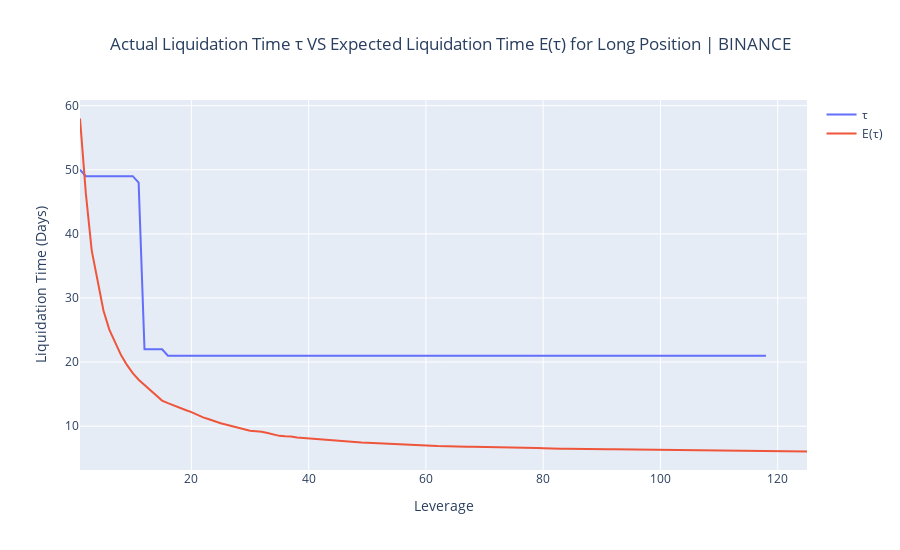
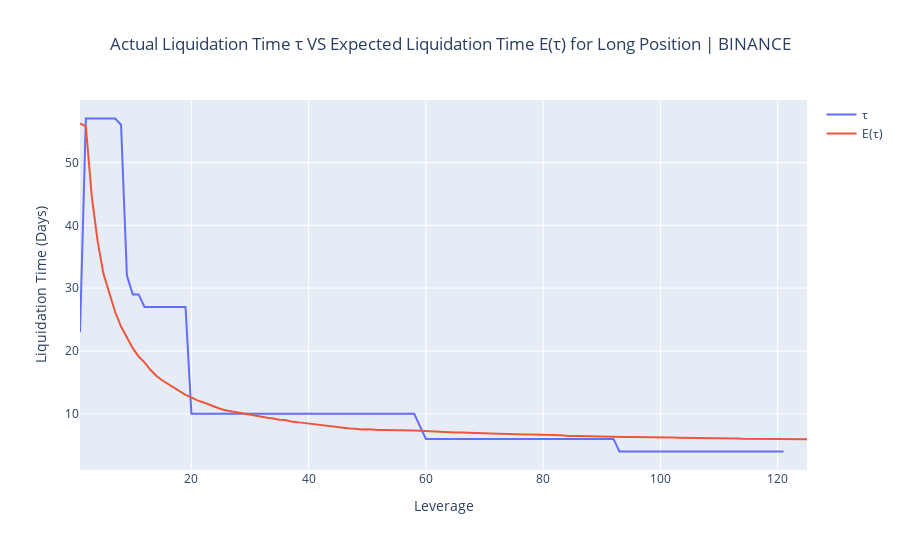
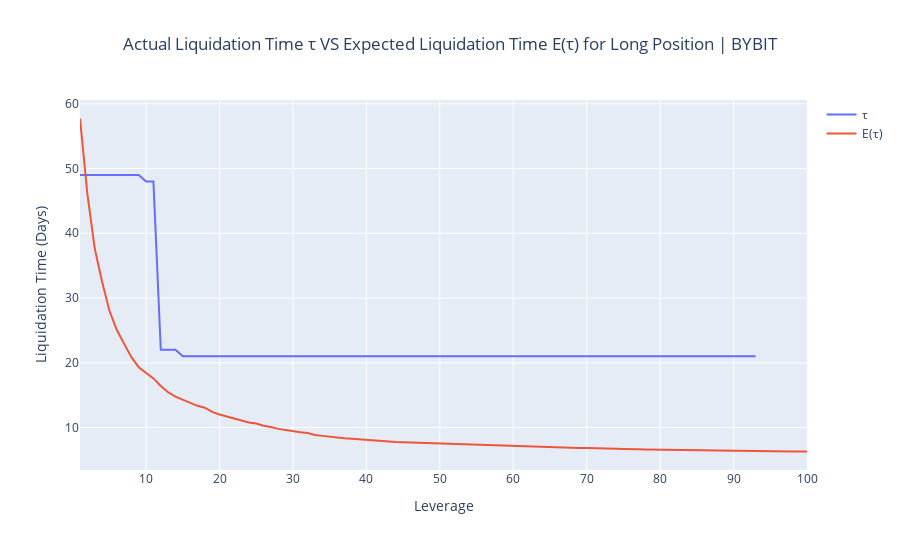

Here is the notebook cell these charts were saved with, in order:
### Code cell
for Ex, maxL in [('BINANCE', 125), ('BYBIT', 100), ('DERIBIT', 50), ('OKEX', 125)]:

    Index_test = IndexPrice.loc[IndexPrice.index >= T0]
    Funding_test = Funding[Ex].loc[Funding.index >= T0]

    short_liq_time = []
    long_liq_time = []

    for Lev in range(1,maxL+1):
        
        for i in range(num_steps):
            S1 = LiquidationPrice(Index_test.to_numpy(), Funding_test.to_numpy()/100, Lev, 'long',Ex, i)
            
            if Index_test.iloc[i] < S1:
                long_liq_time.append(i+1)
                break

        for i in range(num_steps):
            S2 = LiquidationPrice(Index_test.to_numpy(), Funding_test.to_numpy()/100, Lev, 'short',Ex, i)
            
            if Index_test.iloc[i] > S2:
                short_liq_time.append(i+1)
                break
    
    if len(long_liq_time)==0:
        long_liq_time = [num_steps]*maxL

    if len(short_liq_time)==0:
        short_liq_time = [num_steps]*maxL

    fig = go.Figure()

    fig.add_trace(go.Scatter(x=list(range(1,maxL+1)), y=long_liq_time, mode='lines', name='\u03C4',showlegend=True))
    fig.add_trace(go.Scatter(x=list(range(1,maxL+1)), y=ExpLDict[Ex], mode='lines', name='E(\u03C4)',showlegend=True))

    fig.update_layout(
        title=f'Actual Liquidation Time \u03C4 VS Expected Liquidation Time E(\u03C4) for Long Position | {Ex}',
        xaxis_title='Leverage',
        yaxis_title='Liquidation Time (Days)',
        height=550,
        title_x=0.5
    )
    
    fig.show()

    fig = go.Figure()
    
    fig.add_trace(go.Scatter(x=list(range(1,maxL+1)), y=short_liq_time, mode='lines', name='\u03C4',showlegend=True))
    fig.add_trace(go.Scatter(x=list(range(1,maxL+1)), y=ExpSDict[Ex], mode='lines', name='E(\u03C4)',showlegend=True))

    fig.update_layout(
        title=f'Actual Liquidation Time \u03C4 VS Expected Liquidation Time E(\u03C4) for Long Position | {Ex}',
        xaxis_title='Leverage',
        yaxis_title='Liquidation Time (Days)',
        height=550,
        title_x=0.5
    )
    
    fig.show()

### Figure 1 — Plotly figure (JSON) as saved in the notebook; plotly's stock layout.template omitted (floating-point values rounded to 4 significant figures)
{"data": [{"mode": "lines", "name": "τ", "showlegend": true, "type": "scatter", "x": [1, 2, 3, 4, 5, 6, 7, 8, 9, 10, 11, 12, 13, 14, 15, 16, 17, 18, 19, 20, 21, 22, 23, 24, 25, 26, 27, 28, 29, 30, 31, 32, 33, 34, 35, 36, 37, 38, 39, 40, 41, 42, 43, 44, 45, 46, 47, 48, 49, 50, 51, 52, 53, 54, 55, 56, 57, 58, 59, 60, 61, 62, 63, 64, 65, 66, 67, 68, 69, 70, 71, 72, 73, 74, 75, 76, 77, 78, 79, 80, 81, 82, 83, 84, 85, 86, 87, 88, 89, 90, 91, 92, 93, 94, 95, 96, 97, 98, 99, 100, 101, 102, 103, 104, 105, 106, 107, 108, 109, 110, 111, 112, 113, 114, 115, 116, 117, 118, 119, 120, 121, 122, 123, 124, 125], "y": [50, 49, 49, 49, 49, 49, 49, 49, 49, 49, 48, 22, 22, 22, 22, 21, 21, 21, 21, 21, 21, 21, 21, 21, 21, 21, 21, 21, 21, 21, 21, 21, 21, 21, 21, 21, 21, 21, 21, 21, 21, 21, 21, 21, 21, 21, 21, 21, 21, 21, 21, 21, 21, 21, 21, 21, 21, 21, 21, 21, 21, 21, 21, 21, 21, 21, 21, 21, 21, 21, 21, 21, 21, 21, 21, 21, 21, 21, 21, 21, 21, 21, 21, 21, 21, 21, 21, 21, 21, 21, 21, 21, 21, 21, 21, 21, 21, 21, 21, 21, 21, 21, 21, 21, 21, 21, 21, 21, 21, 21, 21, 21, 21, 21, 21, 21, 21, 21]}, {"mode": "lines", "name": "E(τ)", "showlegend": true, "type": "scatter", "x": [1, 2, 3, 4, 5, 6, 7, 8, 9, 10, 11, 12, 13, 14, 15, 16, 17, 18, 19, 20, 21, 22, 23, 24, 25, 26, 27, 28, 29, 30, 31, 32, 33, 34, 35, 36, 37, 38, 39, 40, 41, 42, 43, 44, 45, 46, 47, 48, 49, 50, 51, 52, 53, 54, 55, 56, 57, 58, 59, 60, 61, 62, 63, 64, 65, 66, 67, 68, 69, 70, 71, 72, 73, 74, 75, 76, 77, 78, 79, 80, 81, 82, 83, 84, 85, 86, 87, 88, 89, 90, 91, 92, 93, 94, 95, 96, 97, 98, 99, 100, 101, 102, 103, 104, 105, 106, 107, 108, 109, 110, 111, 112, 113, 114, 115, 116, 117, 118, 119, 120, 121, 122, 123, 124, 125], "y": [58, 46.28, 37.39, 32.41, 28.05, 25.08, 23.13, 21.09, 19.56, 18.28, 17.26, 16.46, 15.57, 14.71, 13.99, 13.6, 13.28, 12.86, 12.52, 12.2, 11.72, 11.37, 11.09, 10.72, 10.47, 10.24, 10.01, 9.823, 9.481, 9.302, 9.223, 9.143, 8.935, 8.711, 8.491, 8.435, 8.403, 8.251, 8.178, 8.102, 8.015, 7.913, 7.81, 7.729, 7.668, 7.627, 7.599, 7.52, 7.447, 7.407, 7.374, 7.3, 7.251, 7.234, 7.207, 7.171, 7.132, 7.067, 7.027, 7.012, 6.938, 6.892, 6.895, 6.882, 6.877, 6.83, 6.796, 6.786, 6.776, 6.779, 6.773, 6.736, 6.735, 6.762, 6.689, 6.679, 6.639, 6.63, 6.612, 6.569, 6.513, 6.502, 6.491, 6.468, 6.443, 6.399, 6.409, 6.402, 6.39, 6.395, 6.392, 6.385, 6.376, 6.366, 6.362, 6.354, 6.345, 6.335, 6.314, 6.31, 6.309, 6.307, 6.303, 6.296, 6.285, 6.246, 6.245, 6.235, 6.21, 6.205, 6.133, 6.119, 6.117, 6.114, 6.103, 6.097, 6.093, 6.089, 6.083, 6.079, 6.077, 6.065, 6.061, 6.06, 6.051]}], "layout": {"height": 550, "title": {"text": "Actual Liquidation Time τ VS Expected Liquidation Time E(τ) for Long Position | BINANCE", "x": 0.5}, "xaxis": {"title": {"text": "Leverage"}}, "yaxis": {"title": {"text": "Liquidation Time (Days)"}}}}

### Figure 2 — Plotly figure (JSON) as saved in the notebook; plotly's stock layout.template omitted (floating-point values rounded to 4 significant figures)
{"data": [{"mode": "lines", "name": "τ", "showlegend": true, "type": "scatter", "x": [1, 2, 3, 4, 5, 6, 7, 8, 9, 10, 11, 12, 13, 14, 15, 16, 17, 18, 19, 20, 21, 22, 23, 24, 25, 26, 27, 28, 29, 30, 31, 32, 33, 34, 35, 36, 37, 38, 39, 40, 41, 42, 43, 44, 45, 46, 47, 48, 49, 50, 51, 52, 53, 54, 55, 56, 57, 58, 59, 60, 61, 62, 63, 64, 65, 66, 67, 68, 69, 70, 71, 72, 73, 74, 75, 76, 77, 78, 79, 80, 81, 82, 83, 84, 85, 86, 87, 88, 89, 90, 91, 92, 93, 94, 95, 96, 97, 98, 99, 100, 101, 102, 103, 104, 105, 106, 107, 108, 109, 110, 111, 112, 113, 114, 115, 116, 117, 118, 119, 120, 121, 122, 123, 124, 125], "y": [23, 57, 57, 57, 57, 57, 57, 56, 32, 29, 29, 27, 27, 27, 27, 27, 27, 27, 27, 10, 10, 10, 10, 10, 10, 10, 10, 10, 10, 10, 10, 10, 10, 10, 10, 10, 10, 10, 10, 10, 10, 10, 10, 10, 10, 10, 10, 10, 10, 10, 10, 10, 10, 10, 10, 10, 10, 10, 8, 6, 6, 6, 6, 6, 6, 6, 6, 6, 6, 6, 6, 6, 6, 6, 6, 6, 6, 6, 6, 6, 6, 6, 6, 6, 6, 6, 6, 6, 6, 6, 6, 6, 4, 4, 4, 4, 4, 4, 4, 4, 4, 4, 4, 4, 4, 4, 4, 4, 4, 4, 4, 4, 4, 4, 4, 4, 4, 4, 4, 4, 4]}, {"mode": "lines", "name": "E(τ)", "showlegend": true, "type": "scatter", "x": [1, 2, 3, 4, 5, 6, 7, 8, 9, 10, 11, 12, 13, 14, 15, 16, 17, 18, 19, 20, 21, 22, 23, 24, 25, 26, 27, 28, 29, 30, 31, 32, 33, 34, 35, 36, 37, 38, 39, 40, 41, 42, 43, 44, 45, 46, 47, 48, 49, 50, 51, 52, 53, 54, 55, 56, 57, 58, 59, 60, 61, 62, 63, 64, 65, 66, 67, 68, 69, 70, 71, 72, 73, 74, 75, 76, 77, 78, 79, 80, 81, 82, 83, 84, 85, 86, 87, 88, 89, 90, 91, 92, 93, 94, 95, 96, 97, 98, 99, 100, 101, 102, 103, 104, 105, 106, 107, 108, 109, 110, 111, 112, 113, 114, 115, 116, 117, 118, 119, 120, 121, 122, 123, 124, 125], "y": [56.21, 55.76, 44.65, 37.51, 32.28, 29.32, 26.2, 23.88, 22.04, 20.45, 19.11, 18.19, 17.01, 16.04, 15.34, 14.77, 14.09, 13.51, 13.01, 12.61, 12.13, 11.84, 11.45, 11.08, 10.77, 10.53, 10.36, 10.15, 9.949, 9.83, 9.679, 9.532, 9.39, 9.266, 9.062, 9.011, 8.763, 8.674, 8.556, 8.483, 8.363, 8.253, 8.139, 8.019, 7.845, 7.755, 7.672, 7.628, 7.494, 7.526, 7.445, 7.438, 7.435, 7.392, 7.373, 7.345, 7.316, 7.327, 7.321, 7.256, 7.205, 7.179, 7.122, 7.065, 7.029, 7.017, 7.003, 7.031, 6.969, 6.906, 6.87, 6.823, 6.797, 6.782, 6.776, 6.723, 6.708, 6.698, 6.694, 6.677, 6.659, 6.598, 6.577, 6.511, 6.503, 6.476, 6.468, 6.432, 6.427, 6.415, 6.4, 6.397, 6.339, 6.317, 6.292, 6.296, 6.281, 6.275, 6.262, 6.252, 6.242, 6.215, 6.199, 6.195, 6.177, 6.168, 6.162, 6.146, 6.117, 6.113, 6.07, 6.064, 6.051, 6.02, 6.014, 6.009, 6.003, 6.001, 5.999, 5.994, 5.988, 5.982, 5.978, 5.954, 5.952]}], "layout": {"height": 550, "title": {"text": "Actual Liquidation Time τ VS Expected Liquidation Time E(τ) for Long Position | BINANCE", "x": 0.5}, "xaxis": {"title": {"text": "Leverage"}}, "yaxis": {"title": {"text": "Liquidation Time (Days)"}}}}

### Figure 3 — Plotly figure (JSON) as saved in the notebook; plotly's stock layout.template omitted (floating-point values rounded to 4 significant figures)
{"data": [{"mode": "lines", "name": "τ", "showlegend": true, "type": "scatter", "x": [1, 2, 3, 4, 5, 6, 7, 8, 9, 10, 11, 12, 13, 14, 15, 16, 17, 18, 19, 20, 21, 22, 23, 24, 25, 26, 27, 28, 29, 30, 31, 32, 33, 34, 35, 36, 37, 38, 39, 40, 41, 42, 43, 44, 45, 46, 47, 48, 49, 50, 51, 52, 53, 54, 55, 56, 57, 58, 59, 60, 61, 62, 63, 64, 65, 66, 67, 68, 69, 70, 71, 72, 73, 74, 75, 76, 77, 78, 79, 80, 81, 82, 83, 84, 85, 86, 87, 88, 89, 90, 91, 92, 93, 94, 95, 96, 97, 98, 99, 100], "y": [49, 49, 49, 49, 49, 49, 49, 49, 49, 48, 48, 22, 22, 22, 21, 21, 21, 21, 21, 21, 21, 21, 21, 21, 21, 21, 21, 21, 21, 21, 21, 21, 21, 21, 21, 21, 21, 21, 21, 21, 21, 21, 21, 21, 21, 21, 21, 21, 21, 21, 21, 21, 21, 21, 21, 21, 21, 21, 21, 21, 21, 21, 21, 21, 21, 21, 21, 21, 21, 21, 21, 21, 21, 21, 21, 21, 21, 21, 21, 21, 21, 21, 21, 21, 21, 21, 21, 21, 21, 21, 21, 21, 21]}, {"mode": "lines", "name": "E(τ)", "showlegend": true, "type": "scatter", "x": [1, 2, 3, 4, 5, 6, 7, 8, 9, 10, 11, 12, 13, 14, 15, 16, 17, 18, 19, 20, 21, 22, 23, 24, 25, 26, 27, 28, 29, 30, 31, 32, 33, 34, 35, 36, 37, 38, 39, 40, 41, 42, 43, 44, 45, 46, 47, 48, 49, 50, 51, 52, 53, 54, 55, 56, 57, 58, 59, 60, 61, 62, 63, 64, 65, 66, 67, 68, 69, 70, 71, 72, 73, 74, 75, 76, 77, 78, 79, 80, 81, 82, 83, 84, 85, 86, 87, 88, 89, 90, 91, 92, 93, 94, 95, 96, 97, 98, 99, 100], "y": [57.73, 46.12, 37.71, 32.57, 28.06, 25.09, 22.96, 20.87, 19.31, 18.37, 17.58, 16.4, 15.44, 14.76, 14.27, 13.83, 13.34, 13.05, 12.4, 12.01, 11.71, 11.42, 11.13, 10.77, 10.6, 10.28, 10.08, 9.781, 9.626, 9.401, 9.273, 9.156, 8.853, 8.701, 8.548, 8.436, 8.324, 8.27, 8.174, 8.11, 8.026, 7.96, 7.834, 7.765, 7.717, 7.677, 7.647, 7.623, 7.555, 7.514, 7.514, 7.459, 7.43, 7.412, 7.369, 7.341, 7.286, 7.25, 7.226, 7.195, 7.156, 7.09, 7.033, 7, 6.952, 6.875, 6.848, 6.844, 6.83, 6.817, 6.817, 6.764, 6.745, 6.713, 6.676, 6.696, 6.646, 6.614, 6.597, 6.574, 6.555, 6.525, 6.504, 6.487, 6.407, 6.405, 6.4, 6.411, 6.424, 6.419, 6.393, 6.386, 6.361, 6.335, 6.332, 6.325, 6.313, 6.301, 6.291, 6.288]}], "layout": {"height": 550, "title": {"text": "Actual Liquidation Time τ VS Expected Liquidation Time E(τ) for Long Position | BYBIT", "x": 0.5}, "xaxis": {"title": {"text": "Leverage"}}, "yaxis": {"title": {"text": "Liquidation Time (Days)"}}}}
